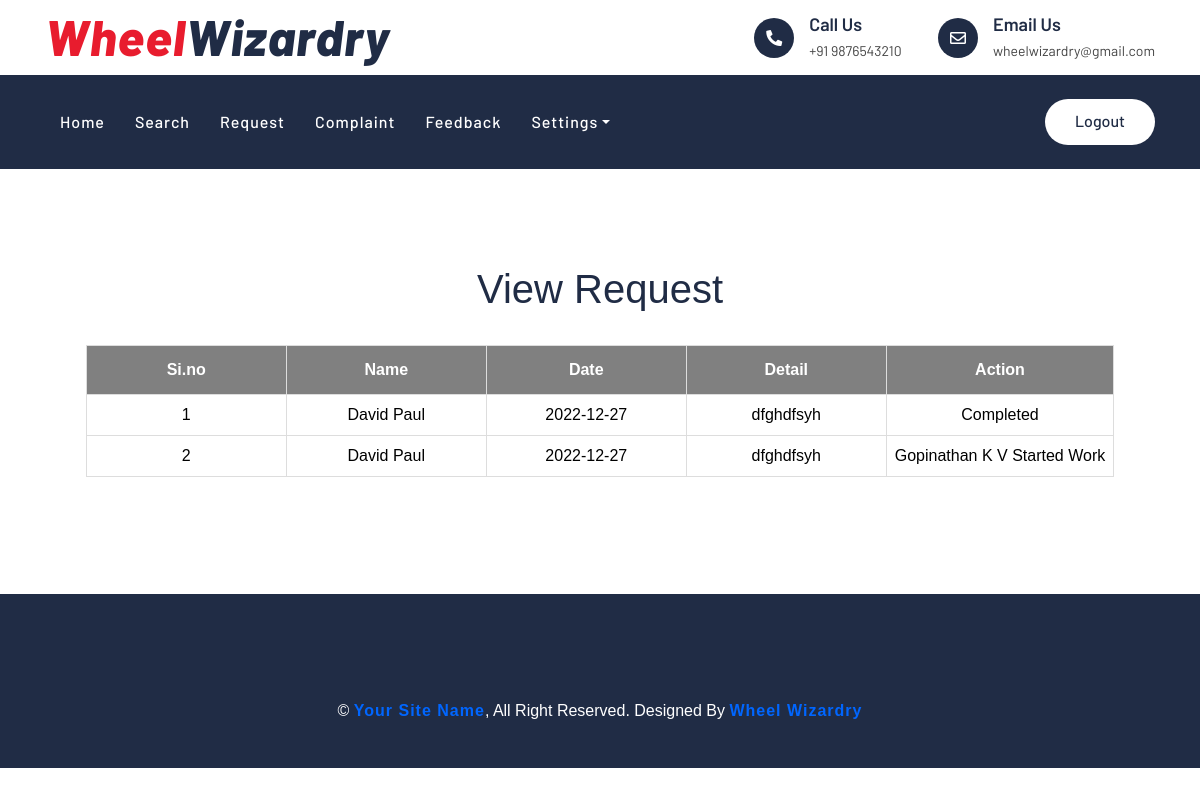
Screenshot of /Project/User/ViewRequest.php (signed in) with the database file from the repository.
### tables this page shows
CREATE TABLE `tbl_request` (
  `request_id` int(11) NOT NULL,
  `workshop_id` int(11) NOT NULL,
  `request_details` varchar(100) NOT NULL,
  `user_id` int(11) NOT NULL,
  `request_date` date NOT NULL,
  `request_status` varchar(20) NOT NULL DEFAULT '0',
  `payment_status` varchar(20) NOT NULL DEFAULT '0',
  `mechanic_id` int(11) NOT NULL,
  `request_bill` varchar(100) NOT NULL DEFAULT ''
);

CREATE TABLE `tbl_user` (
  `user_id` int(11) NOT NULL,
  `user_name` varchar(30) NOT NULL,
  `user_contact` varchar(10) NOT NULL,
  `user_email` varchar(50) NOT NULL,
  `user_gender` varchar(10) NOT NULL,
  `user_address` varchar(100) NOT NULL,
  `user_dob` date NOT NULL,
  `place_id` int(11) NOT NULL,
  `user_photo` varchar(30) NOT NULL,
  `user_password` varchar(20) NOT NULL,
  `user_doj` varchar(50) NOT NULL
);

CREATE TABLE `tbl_mechanic` (
  `mechanic_id` int(11) NOT NULL,
  `mechanic_name` varchar(30) NOT NULL,
  `mechanic_contact` varchar(10) NOT NULL,
  `mechanic_email` varchar(50) NOT NULL,
  `mechanic_address` varchar(100) NOT NULL,
  `mechanic_photo` varchar(20) NOT NULL,
  `workshop_id` int(11) NOT NULL,
  `mechanic_password` varchar(30) NOT NULL,
  `mechanic_doj` date NOT NULL
);

### Project/User/ViewRequest.php (the view, shortened to what this page needs)
<?php
include("../Assets/Connection/Connection.php");
	include("Head.php");
?>
<!DOCTYPE html PUBLIC "-//W3C//DTD XHTML 1.0 Transitional//EN" "http://www.w3.org/TR/xhtml1/DTD/xhtml1-transitional.dtd">
<html xmlns="http://www.w3.org/1999/xhtml">
<head>
</head>
<body>
<div id="tab" align="center">
<h1 align="center">View Request</h1><br />
 <table border="1" align="center" cellpadding="5">
    <tr align="center">
      <th>Si.no</th>
      <th >Name</th>
       <th>Date</th>
        <th>Detail</th>
      <th colspan="2"><div align="center">Action</div></th>
    </tr>
<?php
$i=0;
$selqry = "select * from tbl_request r inner join tbl_user u on r.user_id=u.user_id where u.user_id='".$_SESSION["uid"]."'";
$result=$conn->query($selqry);
while($row = $result->fetch_assoc())
{
	$i++;
?>
		<tr align="center">
        	<td>
            <?php echo $i;?>
            </td>
            <td>
            <?php echo $row["user_name"];?>
            </td>
              <td>
            <?php echo $row["request_date"];?>
            </td>
              <td>
            <?php echo $row["request_details"];?>
            </td>
           <td>
                        <?php
					 if($row["request_status"]=="4")
					{
						$selQry = "select * from tbl_mechanic where mechanic_id='".$row["mechanic_id"]."'";
						$resulta=$conn->query($selQry);
						$rowa = $resulta->fetch_assoc();
						echo $rowa["mechanic_name"]." Started Work";
					}
						?><br />
                        <?php
					  if($row["request_status"]=="6")
					{
						echo "Completed";
					}
                    ?>
            </td>
       	</tr>
        <?php
}
?>
</table>
</body>
<?php
include("Foot.php");
?>
</html>

### Project/Assets/Templates/Main/css/style.css (style rules this page uses)
body { color: #444444; font-weight: 400; background: #ffffff; font-family: 'Barlow', sans-serif; }
h1, h2, h3, h4, h5, h6 { color: #202C45; }

### Project/Assets/Templates/form.css (style rules this page uses)
#tab { font-family: "Trebuchet MS", Arial, Helvetica, sans-serif; border-collapse: collapse; width: 100%; }
#tab td, #tab th { border: 1px solid #ddd; padding: 8px; color: black; text-align:center; min-width:200px; }
#tab th { padding-top: 12px; padding-bottom: 12px; text-align:center; background-color: gray; color: white; alignment-adjust:central; }

### rows the page displays
tbl_request: user.user_name "David Paul", request_date "2022-12-27", request_details "dfghdfsyh", request_status "Completed"
tbl_request: user.user_name "David Paul", request_date "2022-12-27", request_details "dfghdfsyh", mechanic.mechanic_name "Gopinathan K V"
